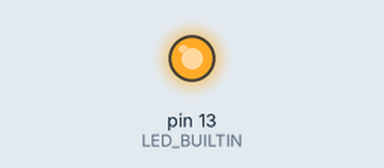
The sketch below on a simulated Arduino Uno, built with avr-gcc and run on an emulated ATmega328P. Parts: output pins drawn as LEDs (lit = HIGH).

Above: at 0.1 s.
Timing chart, 0 to 1.6 s (numbered marks = the images above):
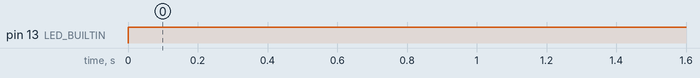

The sketch:

blink.ino
```cpp
#include <Arduino.h>

void setup() {
	pinMode(LED_BUILTIN, OUTPUT);
}

void loop() {
	digitalWrite(LED_BUILTIN, HIGH);
}
```

Measured:
- by itself, pin 13 (LED_BUILTIN): LOW → HIGH at 0.00 s
